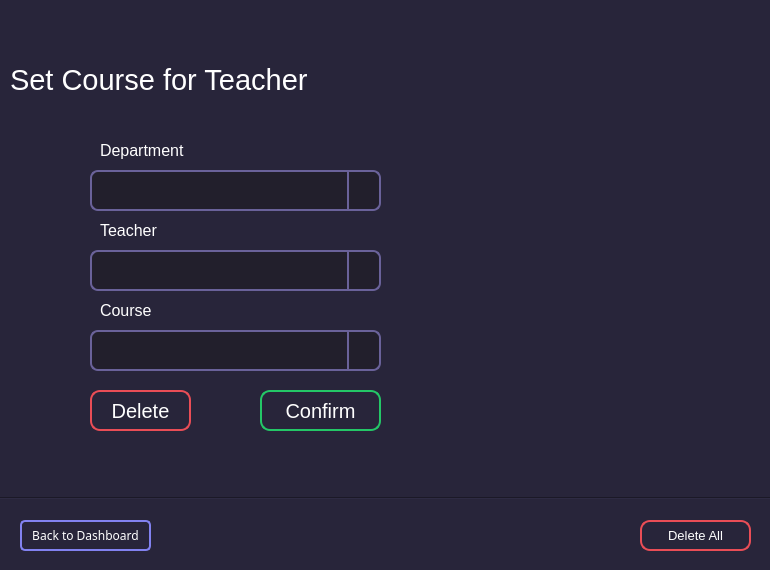
<?xml version="1.0" encoding="UTF-8"?>
<ui version="4.0">
 <class>MainWindow</class>
 <widget class="QMainWindow" name="MainWindow">
  <property name="geometry">
   <rect>
    <x>0</x>
    <y>0</y>
    <width>770</width>
    <height>570</height>
   </rect>
  </property>
  <property name="windowTitle">
   <string>MainWindow</string>
  </property>
  <property name="styleSheet">
   <string notr="true">background-color: rgb(40,37,58);

</string>
  </property>
  <widget class="QWidget" name="centralwidget">
   <widget class="QLabel" name="welcome">
    <property name="geometry">
     <rect>
      <x>10</x>
      <y>60</y>
      <width>411</width>
      <height>40</height>
     </rect>
    </property>
    <property name="font">
     <font>
      <family>MS Shell Dlg 2</family>
      <pointsize>22</pointsize>
     </font>
    </property>
    <property name="styleSheet">
     <string notr="true">color: white;
</string>
    </property>
    <property name="text">
     <string>Set Course for Teacher</string>
    </property>
   </widget>
   <widget class="Line" name="line">
    <property name="geometry">
     <rect>
      <x>-30</x>
      <y>490</y>
      <width>841</width>
      <height>16</height>
     </rect>
    </property>
    <property name="sizePolicy">
     <sizepolicy hsizetype="Fixed" vsizetype="Fixed">
      <horstretch>0</horstretch>
      <verstretch>0</verstretch>
     </sizepolicy>
    </property>
    <property name="font">
     <font>
      <weight>50</weight>
      <bold>false</bold>
      <kerning>true</kerning>
     </font>
    </property>
    <property name="frameShadow">
     <enum>QFrame::Sunken</enum>
    </property>
    <property name="lineWidth">
     <number>1</number>
    </property>
    <property name="orientation">
     <enum>Qt::Horizontal</enum>
    </property>
   </widget>
   <widget class="QPushButton" name="backtodashboard_btn">
    <property name="geometry">
     <rect>
      <x>20</x>
      <y>520</y>
      <width>131</width>
      <height>31</height>
     </rect>
    </property>
    <property name="font">
     <font>
      <family>Product Sans</family>
      <pointsize>9</pointsize>
      <weight>50</weight>
      <bold>false</bold>
     </font>
    </property>
    <property name="styleSheet">
     <string notr="true">QPushButton#backtodashboard_btn {
    background-color: none;
    border: 1.5px solid rgb(130,130,240) ;
	border-radius: 5px;
    color: white;
}

QPushButton#backtodashboard_btn:hover {
    background-color:  rgb(130,130,240);
	color: rgb(54, 54, 54)
    
}</string>
    </property>
    <property name="text">
     <string>Back to Dashboard</string>
    </property>
    <property name="flat">
     <bool>true</bool>
    </property>
   </widget>
   <widget class="QLabel" name="label_7">
    <property name="geometry">
     <rect>
      <x>100</x>
      <y>140</y>
      <width>111</width>
      <height>21</height>
     </rect>
    </property>
    <property name="font">
     <font>
      <family>MS Shell Dlg 2</family>
      <pointsize>12</pointsize>
      <weight>50</weight>
      <bold>false</bold>
     </font>
    </property>
    <property name="styleSheet">
     <string notr="true">color:rgb(255, 255, 255)</string>
    </property>
    <property name="text">
     <string>Department</string>
    </property>
   </widget>
   <widget class="QLabel" name="label_8">
    <property name="geometry">
     <rect>
      <x>100</x>
      <y>220</y>
      <width>111</width>
      <height>21</height>
     </rect>
    </property>
    <property name="font">
     <font>
      <family>MS Shell Dlg 2</family>
      <pointsize>12</pointsize>
      <weight>50</weight>
      <bold>false</bold>
     </font>
    </property>
    <property name="styleSheet">
     <string notr="true">color:rgb(255, 255, 255)</string>
    </property>
    <property name="text">
     <string>Teacher</string>
    </property>
   </widget>
   <widget class="QLabel" name="label_9">
    <property name="geometry">
     <rect>
      <x>100</x>
      <y>300</y>
      <width>111</width>
      <height>21</height>
     </rect>
    </property>
    <property name="font">
     <font>
      <family>MS Shell Dlg 2</family>
      <pointsize>12</pointsize>
      <weight>50</weight>
      <bold>false</bold>
     </font>
    </property>
    <property name="styleSheet">
     <string notr="true">color:rgb(255, 255, 255)</string>
    </property>
    <property name="text">
     <string>Course</string>
    </property>
   </widget>
   <widget class="QPushButton" name="confirm_btn">
    <property name="geometry">
     <rect>
      <x>260</x>
      <y>390</y>
      <width>121</width>
      <height>41</height>
     </rect>
    </property>
    <property name="font">
     <font>
      <family>MS Shell Dlg 2</family>
      <pointsize>15</pointsize>
      <weight>50</weight>
      <bold>false</bold>
     </font>
    </property>
    <property name="styleSheet">
     <string notr="true">QPushButton#confirm_btn {
    background-color: none;
    border: 1.5px solid rgb(36,199,103) ;
	border-radius: 10px;
    color: white;
}

QPushButton#confirm_btn:hover {
    background-color: rgb(36,199,103);
	color: rgb(54, 54, 54)
    
}</string>
    </property>
    <property name="text">
     <string>Confirm</string>
    </property>
    <property name="flat">
     <bool>true</bool>
    </property>
   </widget>
   <widget class="QLabel" name="confirm_info">
    <property name="geometry">
     <rect>
      <x>450</x>
      <y>60</y>
      <width>261</width>
      <height>31</height>
     </rect>
    </property>
    <property name="font">
     <font>
      <family>Product Sans</family>
      <pointsize>10</pointsize>
     </font>
    </property>
    <property name="layoutDirection">
     <enum>Qt::RightToLeft</enum>
    </property>
    <property name="styleSheet">
     <string notr="true">color:rgb(236,77,82); text-align:center;</string>
    </property>
    <property name="text">
     <string/>
    </property>
    <property name="alignment">
     <set>Qt::AlignRight|Qt::AlignTrailing|Qt::AlignVCenter</set>
    </property>
   </widget>
   <widget class="QPushButton" name="delete_btn">
    <property name="geometry">
     <rect>
      <x>90</x>
      <y>390</y>
      <width>101</width>
      <height>41</height>
     </rect>
    </property>
    <property name="font">
     <font>
      <family>MS Shell Dlg 2</family>
      <pointsize>15</pointsize>
      <weight>50</weight>
      <bold>false</bold>
     </font>
    </property>
    <property name="styleSheet">
     <string notr="true">QPushButton#delete_btn {
    background-color: none;
    border: 1.5px solid  rgb(234,77,86);
	border-radius: 10px;
    color: white;
}

QPushButton#delete_btn:hover {
    background-color: rgb(234,77,86);
	color: rgb(54, 54, 54)
    
}</string>
    </property>
    <property name="text">
     <string>Delete</string>
    </property>
    <property name="flat">
     <bool>true</bool>
    </property>
   </widget>
   <widget class="QPushButton" name="delete_all_btn">
    <property name="geometry">
     <rect>
      <x>640</x>
      <y>520</y>
      <width>111</width>
      <height>31</height>
     </rect>
    </property>
    <property name="font">
     <font>
      <family>MS Shell Dlg 2</family>
      <pointsize>10</pointsize>
      <weight>50</weight>
      <bold>false</bold>
     </font>
    </property>
    <property name="styleSheet">
     <string notr="true">QPushButton#delete_all_btn {
    background-color: none;
    border: 1.5px solid  rgb(234,77,86);
	border-radius: 10px;
    color: white;
}

QPushButton#delete_all_btn:hover {
    background-color:  rgb(234,77,86);
	color: rgb(54, 54, 54)
    
}</string>
    </property>
    <property name="text">
     <string>Delete All</string>
    </property>
    <property name="flat">
     <bool>true</bool>
    </property>
   </widget>
   <widget class="QComboBox" name="dept_cbox">
    <property name="geometry">
     <rect>
      <x>90</x>
      <y>170</y>
      <width>291</width>
      <height>41</height>
     </rect>
    </property>
    <property name="styleSheet">
     <string notr="true">QComboBox {
border: 2px solid rgb(106, 98, 154);
border-radius: 8px;
background: rgb(34,31,44);
color: white;
padding: 12px;
font-size:15px;
}

/*
QComboBox:editable {
	//drop down menur border radius dewa hoile konay konay following color deha jaye
    background: red; 
	border-radius: 8px;
	color: white;
}*/


QComboBox:!editable, QComboBox::drop-down:editable {
background:  rgb(34,31,44); color: white;
}
QComboBox:!editable:hover, QComboBox::drop-down:!editable {
background:   rgb(34,31,44); color: aqua;
}
/* QComboBox gets the &quot;on&quot; state when the popup is open */
QComboBox:!editable:on, QComboBox::drop-down:editable:on {
	/* on state howar por main combobox er bgcolor ekhane change korte parbo*/
    background:  rgb(34,31,44);
	font-weight: 30px;
}
QComboBox:on { /* shift the text when the popup opens */
color:white;
}
QComboBox::drop-down {
    subcontrol-origin: padding;
    subcontrol-position: top right;
    width: 30px; /* arrow er separator ta left theke 30px duure */

    border-left-width: 2px;
    border-left-color: rgb(106, 98, 154);
    border-left-style: solid; /* just a single line */
    border-top-right-radius: 8px; /* same radius as the QComboBox */
    border-bottom-right-radius: 8px;
	/* extra */
	/*border-bottom-left-radius: 8px;
	border-top-left-radius: 8px;*/

}
QComboBox::drop-down:hover {
   background: transparent;
}

QComboBox::down-arrow {
    /*image: url(/usr/share/icons/crystalsvg/16x16/actions/downdown.png);*/
	image: url(./downdown.png)
}
QComboBox::down-arrow:on { /* shift the arrow when popup is open */
    top: 1px;
    left: 1px;
}
QComboBox QAbstractItemView {
border: 2px solid rgb(106, 98, 154);
border-radius: 8px;
padding-left: 5px;
padding-right: 5px;
padding-top:5px;
padding-bottom:5px;
selection-background-color:  rgb(106, 98, 154);
color: white;
}
</string>
    </property>
    <property name="editable">
     <bool>false</bool>
    </property>
   </widget>
   <widget class="QComboBox" name="teacher_cbox">
    <property name="geometry">
     <rect>
      <x>90</x>
      <y>250</y>
      <width>291</width>
      <height>41</height>
     </rect>
    </property>
    <property name="styleSheet">
     <string notr="true">QComboBox {
border: 2px solid rgb(106, 98, 154);
border-radius: 8px;
background: rgb(34,31,44);
color: white;
padding: 12px;
font-size:15px;
}

/*
QComboBox:editable {
	//drop down menur border radius dewa hoile konay konay following color deha jaye
    background: red; 
	border-radius: 8px;
	color: white;
}*/


QComboBox:!editable, QComboBox::drop-down:editable {
background:  rgb(34,31,44); color: white;
}
QComboBox:!editable:hover, QComboBox::drop-down:!editable {
background:   rgb(34,31,44); color: aqua;
}
/* QComboBox gets the &quot;on&quot; state when the popup is open */
QComboBox:!editable:on, QComboBox::drop-down:editable:on {
	/* on state howar por main combobox er bgcolor ekhane change korte parbo*/
    background:  rgb(34,31,44);
	font-weight: 30px;
}
QComboBox:on { /* shift the text when the popup opens */
color:white;
}
QComboBox::drop-down {
    subcontrol-origin: padding;
    subcontrol-position: top right;
    width: 30px; /* arrow er separator ta left theke 30px duure */

    border-left-width: 2px;
    border-left-color: rgb(106, 98, 154);
    border-left-style: solid; /* just a single line */
    border-top-right-radius: 8px; /* same radius as the QComboBox */
    border-bottom-right-radius: 8px;
	/* extra */
	/*border-bottom-left-radius: 8px;
	border-top-left-radius: 8px;*/

}
QComboBox::drop-down:hover {
   background: transparent;
}

QComboBox::down-arrow {
    /*image: url(/usr/share/icons/crystalsvg/16x16/actions/downdown.png);*/
	image: url(./downdown.png)
}
QComboBox::down-arrow:on { /* shift the arrow when popup is open */
    top: 1px;
    left: 1px;
}
QComboBox QAbstractItemView {
border: 2px solid rgb(106, 98, 154);
border-radius: 8px;
padding-left: 5px;
padding-right: 5px;
padding-top:5px;
padding-bottom:5px;
selection-background-color:  rgb(106, 98, 154);
color: white;
}
</string>
    </property>
    <property name="editable">
     <bool>false</bool>
    </property>
   </widget>
   <widget class="QComboBox" name="course_cbox">
    <property name="geometry">
     <rect>
      <x>90</x>
      <y>330</y>
      <width>291</width>
      <height>41</height>
     </rect>
    </property>
    <property name="styleSheet">
     <string notr="true">QComboBox {
border: 2px solid rgb(106, 98, 154);
border-radius: 8px;
background: rgb(34,31,44);
color: white;
padding: 12px;
font-size:15px;
}

/*
QComboBox:editable {
	//drop down menur border radius dewa hoile konay konay following color deha jaye
    background: red; 
	border-radius: 8px;
	color: white;
}*/


QComboBox:!editable, QComboBox::drop-down:editable {
background:  rgb(34,31,44); color: white;
}
QComboBox:!editable:hover, QComboBox::drop-down:!editable {
background:   rgb(34,31,44); color: aqua;
}
/* QComboBox gets the &quot;on&quot; state when the popup is open */
QComboBox:!editable:on, QComboBox::drop-down:editable:on {
	/* on state howar por main combobox er bgcolor ekhane change korte parbo*/
    background:  rgb(34,31,44);
	font-weight: 30px;
}
QComboBox:on { /* shift the text when the popup opens */
color:white;
}
QComboBox::drop-down {
    subcontrol-origin: padding;
    subcontrol-position: top right;
    width: 30px; /* arrow er separator ta left theke 30px duure */

    border-left-width: 2px;
    border-left-color: rgb(106, 98, 154);
    border-left-style: solid; /* just a single line */
    border-top-right-radius: 8px; /* same radius as the QComboBox */
    border-bottom-right-radius: 8px;
	/* extra */
	/*border-bottom-left-radius: 8px;
	border-top-left-radius: 8px;*/

}
QComboBox::drop-down:hover {
   background: transparent;
}

QComboBox::down-arrow {
    /*image: url(/usr/share/icons/crystalsvg/16x16/actions/downdown.png);*/
	image: url(./downdown.png)
}
QComboBox::down-arrow:on { /* shift the arrow when popup is open */
    top: 1px;
    left: 1px;
}
QComboBox QAbstractItemView {
border: 2px solid rgb(106, 98, 154);
border-radius: 8px;
padding-left: 5px;
padding-right: 5px;
padding-top:5px;
padding-bottom:5px;
selection-background-color:  rgb(106, 98, 154);
color: white;
}
</string>
    </property>
    <property name="editable">
     <bool>false</bool>
    </property>
   </widget>
  </widget>
  <action name="actionHelp">
   <property name="text">
    <string>Help</string>
   </property>
  </action>
  <action name="actionContact">
   <property name="text">
    <string>Contact</string>
   </property>
  </action>
  <action name="actionFeedback">
   <property name="text">
    <string>Feedback</string>
   </property>
  </action>
  <action name="actionLog_out">
   <property name="text">
    <string>Log out</string>
   </property>
  </action>
  <action name="actionLog_out_2">
   <property name="text">
    <string>Log out</string>
   </property>
  </action>
 </widget>
 <resources/>
 <connections/>
</ui>
